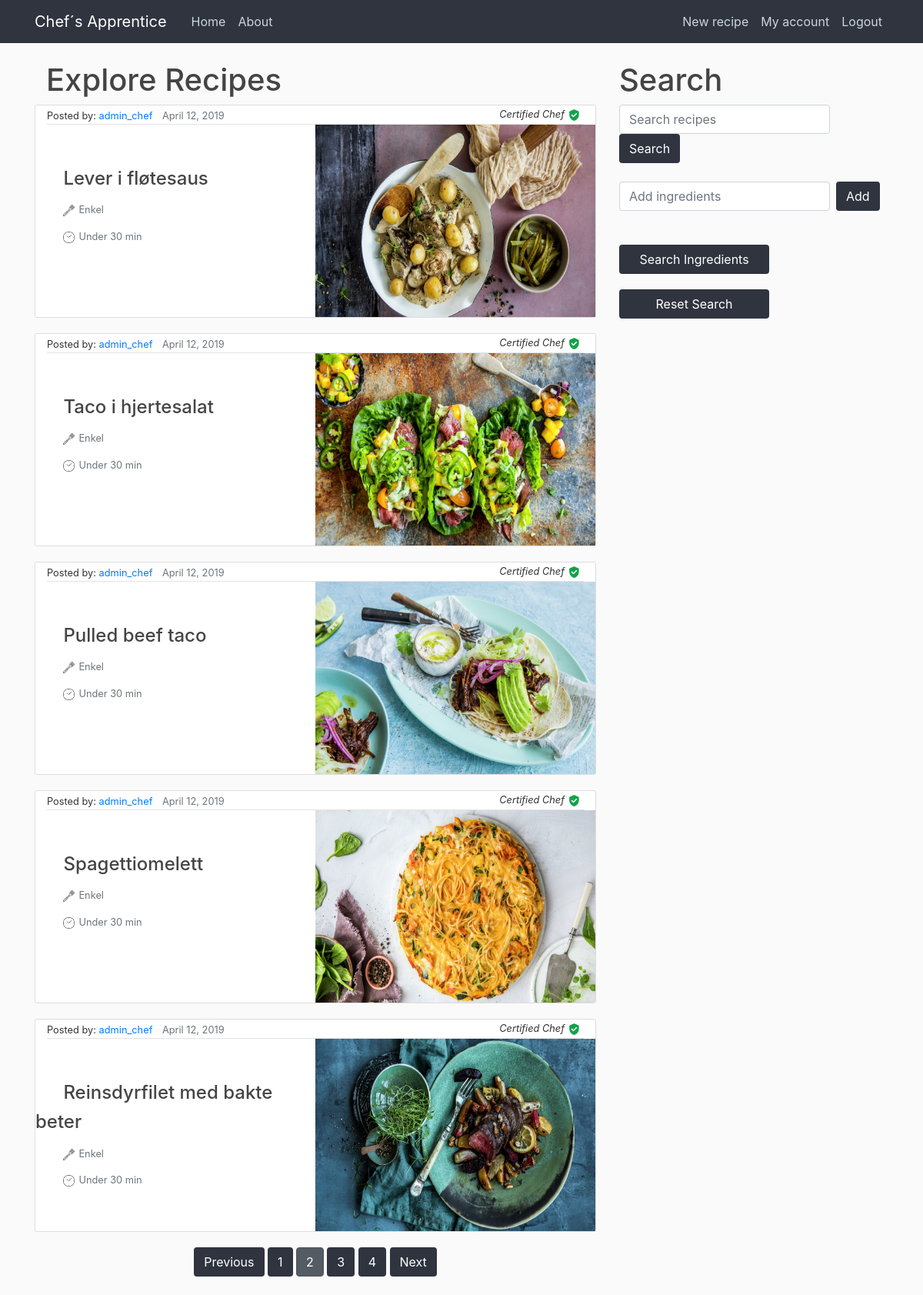
Page /?page=2 (signed in) on the committed database.
### chefs_apprentice/models.py (models this page shows, shortened)
class Recipe(models.Model):
    title = models.CharField(max_length=100)  # tenkt samme som tilhørende post
    ingredients = models.ManyToManyField(ChosenIngredient, blank=True, related_name='+')  # liste av ingrediensobjekter
    description = models.TextField()  # tenkt sammen med content i post
    date_posted = models.DateTimeField(
        default=timezone.now)  # DateTimeField(auto_now=True) ville satt datoen til akkurat nå
    author = models.ForeignKey(User,
                               on_delete=models.CASCADE)  # on_delete=models.CASCADE sier at hvis brukeren blir slettet vil postene også bli slettet
    image = models.ImageField(default='default.jpg', upload_to='food_pics')
    visible = models.BooleanField(default=True)
    NIVA = (
        ('E', 'Enkel'),
        ('M', 'Middels'),
        ('V', 'Vanskelig'),
    )
    TID = (
        ('L', 'Under 30 min'),
        ('M', 'Ca. 30-60 min'),
        ('S', 'Over 1 time'),
    )
    tid = models.CharField(default='L', max_length=1, choices=TID)
    niva = models.CharField(default='E', max_length=1, choices=NIVA)

### chefs_apprentice/views.py (the view, shortened to what this page needs)
# urls.py: path('', views.home, name='chef-home'),
@login_required
def home(request):
    queryset = Recipe.objects.all().order_by("-date_posted") # sorterer visning av oppskrifter på hjemmesiden slik at de nyeste kommer øverst.
    recipe = queryset[0]
    start_list = []
    for a in queryset:
        if a.author.is_staff:
            start_list.append(a)
    for b in queryset:
        if b.author.is_staff == False:
            start_list.append(b)
    query = request.GET.get("q")
    if query:
        queryset = queryset.filter(
            Q(title__icontains=query) # hvis en oppskriftstittel inneholder søkeordet - legg til oi queryset
        )
    query_i = request.GET.get("q_i")
    if request.GET.get("search_ingredient"):
        queryset = getRecipies(queryset, curr_i.current_ingredients)
    if not request.GET.get("search_ingredient") and not query:
        queryset = start_list
    if request.GET.get("reset"):
        curr_i.current_ingredients = set([])
    paginator = Paginator(queryset, 5) # Vis 5 oppskrifter per side
    page = request.GET.get('page')
    queryset = paginator.get_page(page)
    context = {
        'recipies': queryset,
        'current_ingredients': curr_i.current_ingredients
    }
    return render(request, 'chefs_apprentice/home.html', context)

### chefs_apprentice/templates/chefs_apprentice/home.html
{% extends "chefs_apprentice/base.html" %}
{% block content%}
<div class="container">
  <div class="row">
    <div class="col">
        <h1>Explore Recipes</h1>
    </div>
    </div>
</div>
  {% for recipe in recipies %}
    {% if recipe.visible %}
      <article class="media recipe-section">
        <div class="container">
          <div class="article-metadata">
            <small>Posted by: <a class="mr-2" href="#">{{ recipe.author }}</a></small>
            <small class="text-muted">{{ recipe.date_posted|date:"F d, Y" }}</small>
            <small class="certification">{% if recipe.author.is_staff %}<i>Certified Chef</i><img class="verified" id="certified" src="static/chefs_apprentice/verified.png" alt="#">{% endif %}</small>
          </div>
          <div class="row">
            <div class="col-sm pt-5">
                <h2><a class="article-title" href="{%url 'view_recipe' recipetitle=recipe.title pk=recipe.pk%}">{{ recipe.title }}</a></h2>
                <small class="article-content text-muted"><img class="verified" src="static/chefs_apprentice/spatula.png" alt="#">{{ recipe.get_niva_display }}</small>
                <small class="article-content text-muted"><img class="verified" src="static/chefs_apprentice/time.png" alt="#">{{ recipe.get_tid_display }}</small>
            </div>
            <div class="col-sm">
              <img class="food_image" src="{{ recipe.image.url }}" alt="#">
            </div>
          </div>
        </div>
      </article>
    {% endif %}
  {% endfor  %}
  <div class="pagination">
    <span class="step-links">
        {% if recipies.has_previous %}
            <a class="btn btn-rounded-info mb-4" href="?page={{ recipies.previous_page_number }}&q={{ request.GET.q }}">Previous</a>
        {% endif %}
        {% for num in recipies.paginator.page_range %}
          {% if recipies.number == num %}
            <a class="btn btn-secondary active mb-4" href="?page={{ num }}&q={{ request.GET.q }}">{{ num }}</a>
          {% elif num > recipies.number|add:'-3' and num < recipies.number|add:'3' %}
            <a class="btn btn-rounded-info mb-4" href="?page={{ num }}">{{ num }}</a>
          {% endif %}
        {% endfor %}
        {% if recipies.has_next %}
            <a class="btn btn-rounded-info mb-4" href="?page={{ recipies.next_page_number }}&q={{ request.GET.q }}">Next</a>
        {% endif %}
    </span>
</div>
{% endblock content %}

### chefs_apprentice/static/chefs_apprentice/main.css (style rules this page uses)
body { background: #fafafa; color: #333333; margin-top: 5rem; }
h1, h2, h3, h4, h5, h6 { color: #444444; }
.recipe-section { background: #ffffff; padding: 0; border: 1px solid #dddddd; border-radius: 3px; margin-bottom: 20px; }
.article-title { color: #444444; font-size: 1.5rem; justify-content: center; margin-left: 10%; margin-right: 10px; text-align: justify; }
.col-sm { margin: 0; padding: 0; }
.article-content { white-space: pre-line; display: block; justify-content: center; margin: 15px 10%; margin-left: 10%; }
.article-metadata { padding-bottom: 0; margin-bottom: 0; border-bottom: 1px solid #e3e3e3 }
.btn { background-color: #2F343F; color: white; }
.food_image { height: 250px; width: 100%; float: right; padding: 0; margin: 0; }
.certification { float: right; margin-top: 2px; }
#certified { margin-left: 5px; }
.verified { height: 15px; width: 15px; margin-right: 5px; }
.step-links { margin: auto; }

### rows in the picture
Recipe: author "admin_chef", date_posted "April 12, 2019", visible True (drawn), title "Lever i fløtesaus", niva "Enkel", tid "Under 30 min", image (picture)
Recipe: author "admin_chef", date_posted "April 12, 2019", visible True (drawn), title "Taco i hjertesalat", niva "Enkel", tid "Under 30 min", image (picture)
Recipe: author "admin_chef", date_posted "April 12, 2019", visible True (drawn), title "Pulled beef taco", niva "Enkel", tid "Under 30 min", image (picture)
Recipe: author "admin_chef", date_posted "April 12, 2019", visible True (drawn), title "Spagettiomelett", niva "Enkel", tid "Under 30 min", image (picture)
Recipe: author "admin_chef", date_posted "April 12, 2019", visible True (drawn), title "Reinsdyrfilet med bakte beter", niva "Enkel", tid "Under 30 min", image (picture)

### other values in the picture
{{ num }} "1" "3" "4"
{{ num }} "2"
